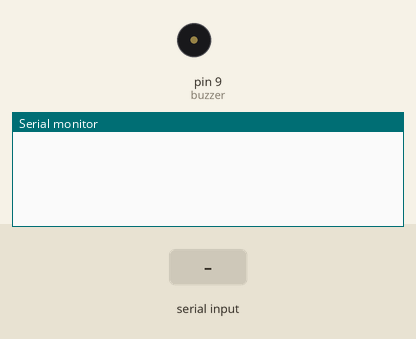
Bench run of a sketch on a simulated Arduino Uno, built with avr-gcc and run on an emulated ATmega328P. Parts: buzzer (waves = sounding, pin HIGH), the last lines printed to the serial monitor. Inputs (shaded band) come from the test bench.

Above: at 1.2 s.
1.3 s: "p" received over Serial
At 2.5 s:
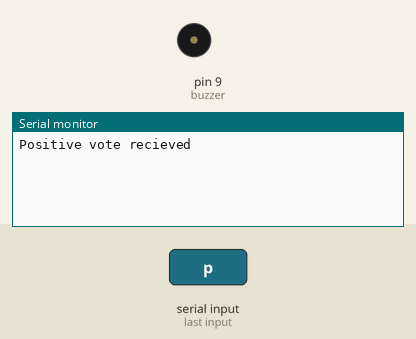
2.8 s: "n" received over Serial
At 3.9 s:
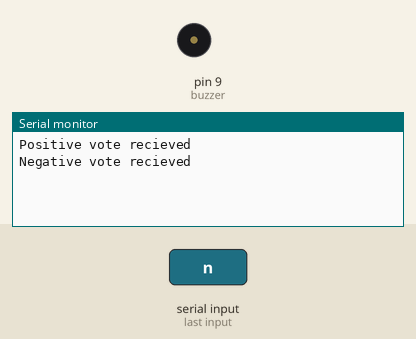

Measured:
- after the input at 1.3 s, the serial monitor: prints a new line at once (image 1)
- after the input at 2.8 s, the serial monitor: prints a new line at once (image 2)

The sketch:

feedbackCollar.ino
```cpp
int incomingByte = 0;
const int buzzer = 9;

int runningSum = 0;
int skip = 0;
int interval = 4;

void setup() {
  pinMode(buzzer, OUTPUT);
  Serial.begin(9600); // opens serial port, sets data rate to 9600 bps
}

void loop() {
  // send data only when you receive data:
  if (Serial.available() > 0) {

    // read the incoming byte:
    incomingByte = Serial.read();

    if(incomingByte == 112 || incomingByte == 110){ // otherwise, Read would register a '0' automatically so have to prune

      if(incomingByte == 112){ // code for 'p'
        runningSum += 1;
        Serial.println("Positive vote recieved");
      }else{ // code for 'n'
        runningSum -= 1;
        Serial.println("Negative vote recieved");
      }

      skip += 1;

      if(skip == interval){
        if(runningSum < 0) {
          Serial.println("Majority negative votes....ZAP!");
          tone(buzzer, 1000);
          delay(1000);
          noTone(buzzer);
          delay(500);
          runningSum = 0;
        }
        skip = 0;
      }
    }


    delay(500);

  }
}
```
